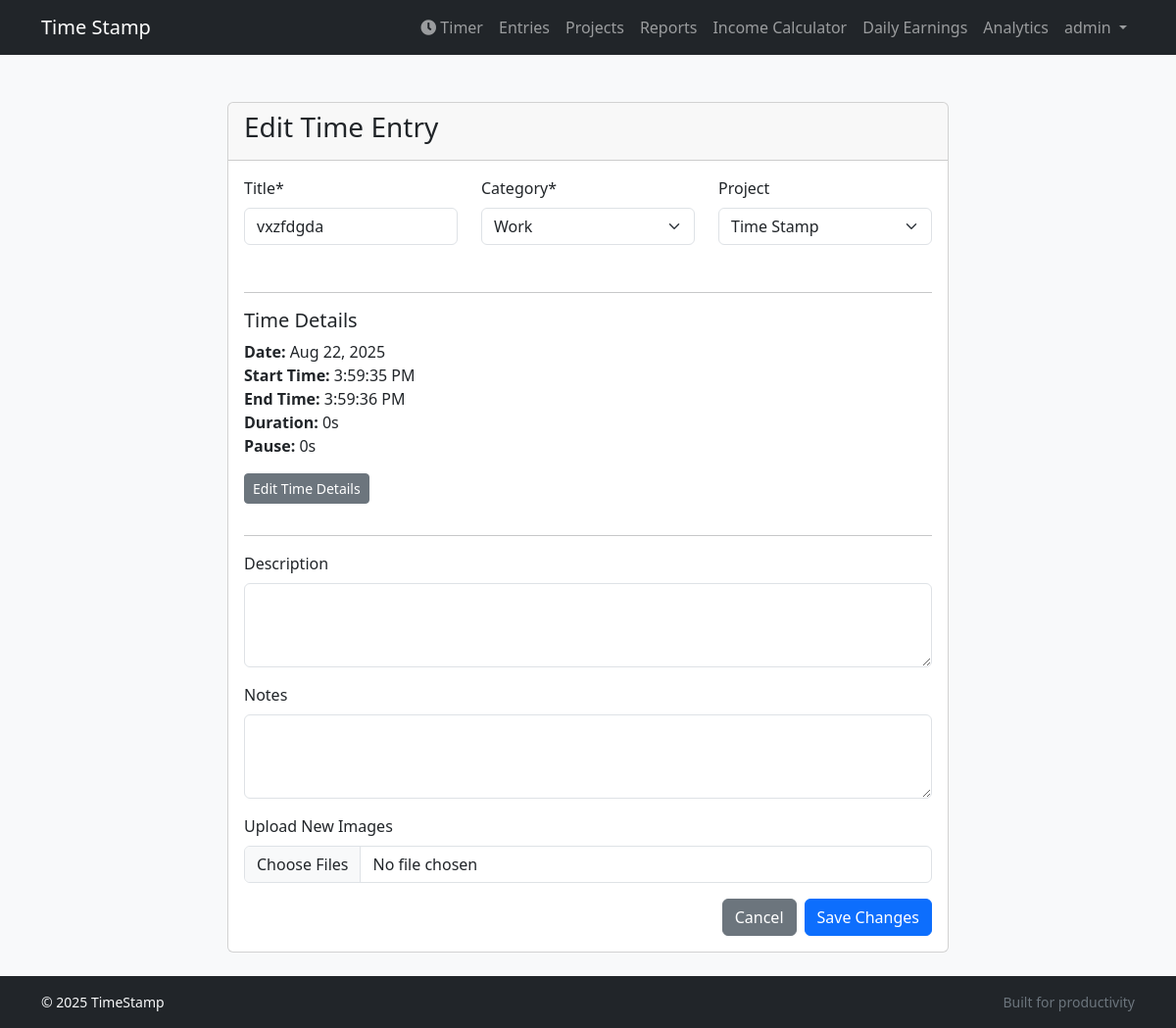
Page /entries/5/update/ (signed in) on the committed database.
### tracker/models.py (models this page shows, shortened)
class TimeEntry(models.Model):
    user = models.ForeignKey(settings.AUTH_USER_MODEL, on_delete=models.CASCADE)
    project = models.ForeignKey(Project, on_delete=models.CASCADE, null=True, blank=True, related_name='time_entries')
    title = models.CharField(max_length=200)
    description = models.TextField(blank=True)
    notes = models.TextField(blank=True)
    start_time = models.DateTimeField()
    end_time = models.DateTimeField(null=True, blank=True)
    is_archived = models.BooleanField(default=False)
    category = models.CharField(max_length=10, choices=CATEGORY_CHOICES, default='work')
    is_paused = models.BooleanField(default=False)
    last_pause_time = models.DateTimeField(null=True, blank=True)
    paused_duration = models.DurationField(default=timedelta(0))
    is_manual = models.BooleanField(default=False)  # Add this field
    was_edited = models.BooleanField(default=False) # Add this line
    class Meta:
        ordering = ['-start_time']
    @property
    def duration(self):
        if self.end_time:
            paused_time = self.paused_duration or timedelta(0)
            return self.end_time - self.start_time - paused_time
        return None

### tracker/views.py (the view, shortened to what this page needs)
# urls.py: path('entries/<int:pk>/update/', views.TimeEntryUpdateView.as_view(), name='entry_update'),
class TimeEntryUpdateView(LoginRequiredMixin, UpdateView):
    model = TimeEntry
    form_class = TimeEntryUpdateForm
    template_name = 'tracker/timeentry_update_form.html' # Use the new update template
    success_url = reverse_lazy('tracker:entry_list')
    def get_object(self, queryset=None):
        return super().get_object(queryset)
    def get_form_kwargs(self):
        kwargs = super().get_form_kwargs()
        kwargs['user'] = self.request.user
        return kwargs
    def get_queryset(self):
        return super().get_queryset().filter(user=self.request.user)

### tracker/models.py (called while the page is built)
    def __str__(self):
        return self.name

### tracker/templatetags/tracker_tags.py (called while the page is built)
@register.filter
def human_duration(duration):
    if not isinstance(duration, timedelta):
        return ""
    total_seconds = int(duration.total_seconds())
    if total_seconds < 0:
        return "0s"
    hours, remainder = divmod(total_seconds, 3600)
    minutes, seconds = divmod(remainder, 60)
    parts = []
    if hours > 0:
        parts.append(f"{hours}h")
    if minutes > 0:
        parts.append(f"{minutes}m")
    if seconds > 0 or not parts: # Always show seconds if it's the only unit
        parts.append(f"{seconds}s")
    return " ".join(parts)

### templates/tracker/timeentry_update_form.html (shortened to what this page needs)
{% extends "base.html" %}
{% load crispy_forms_tags %}
{% load static %}
{% load tracker_tags %}
{% block content %}
<div class="row justify-content-center">
    <div class="col-md-8">
        <div class="card">
            <div class="card-header">
                <h3>Edit Time Entry</h3>
            </div>
            <div class="card-body">
                <form method="post" enctype="multipart/form-data">
                    <div class="row">
                        <div class="col-md-4 mb-3">{{ form.title|as_crispy_field }}</div>
                        <div class="col-md-4 mb-3">{{ form.category|as_crispy_field }}</div>
                        <div class="col-md-4 mb-3">{{ form.project|as_crispy_field }}</div>
                    </div>
                    <hr>
                    <div id="time-details-display">
                        <h5>Time Details</h5>
                        <p>
                            <strong>Date:</strong> {{ object.start_time|date:"M j, Y" }}<br>
                            <strong>Start Time:</strong> {{ object.start_time|date:"g:i:s A" }}<br>
                            <strong>End Time:</strong> {{ object.end_time|date:"g:i:s A" }}<br>
                            <strong>Duration:</strong> {{ object.duration|human_duration }}<br>
                            <strong>Pause:</strong> {{ object.paused_duration|human_duration }}
                        </p>
                        <button type="button" id="edit-time-btn" class="btn btn-secondary btn-sm mb-3">Edit Time Details</button>
                    </div>
                    <hr>
                    <div class="mb-3">{{ form.description|as_crispy_field }}</div>
                    <div class="mb-3">{{ form.notes|as_crispy_field }}</div>
                    <div class="mb-3">
                        <label for="id_images" class="form-label">Upload New Images</label>
                        <input type="file" name="images" class="form-control" multiple id="id_images">
                    </div>
                    <div class="d-flex justify-content-end">
                        <a href="{% url 'tracker:entry_list' %}" class="btn btn-secondary me-2">Cancel</a>
                        <button type="submit" class="btn btn-primary">Save Changes</button>
                    </div>
                </form>
            </div>
        </div>
    </div>
</div>
{% endblock %}

### templates/base.html (shortened to what this page needs)
{% load static %}
<!DOCTYPE html>
<html lang="en" class="h-100">
<head>
    <link href="https://cdn.jsdelivr.net/npm/bootstrap@5.3.2/dist/css/bootstrap.min.css" rel="stylesheet"
>
    <link rel="stylesheet" href="https://cdnjs.cloudflare.com/ajax/libs/font-awesome/5.15.4/css/all.min.css">
    <link rel="stylesheet" href="{% static 'css/style.css' %}">
    <link rel="stylesheet" href="{% static 'css/base.css' %}">
</head>
<body class="d-flex flex-column h-100">
<nav class="navbar navbar-expand-lg navbar-dark bg-dark mb-4">
    <div class="container">
        <a class="navbar-brand me-auto" href="{% url 'tracker:home' %}">Time Stamp</a>
        <div class="collapse navbar-collapse" id="navbarNav">
            <ul class="navbar-nav ms-auto">
                {% if user.is_authenticated %}
                    <li class="nav-item d-none d-lg-block">
                        <a class="nav-link" href="{% url 'tracker:home' %}"><i class="fas fa-clock me-1"></i>Timer</a>
                    </li>
                    <li class="nav-item">
                        <a class="nav-link" href="{% url 'tracker:entry_list' %}">Entries</a>
                    </li>
                    <li class="nav-item">
                        <a class="nav-link" href="{% url 'tracker:project_list' %}">Projects</a>
                    </li>
                    <li class="nav-item">
                        <a class="nav-link" href="{% url 'tracker:reports' %}">Reports</a>
                    </li>
                    <li class="nav-item">
                        <a class="nav-link" href="{% url 'tracker:income_calculator' %}">Income Calculator</a>
                    </li>
                    <li class="nav-item">
                        <a class="nav-link" href="{% url 'tracker:daily_earnings_tracker' %}">Daily Earnings</a>
                    </li>
                    <li class="nav-item">
                        <a class="nav-link" href="{% url 'tracker:analytics' %}">Analytics</a>
                    </li>
                    <li class="nav-item dropdown">
                        <a class="nav-link dropdown-toggle" href="#" id="navbarDropdown" role="button" data-bs-toggle="dropdown" aria-expanded="false">
                            {{ user.username }}
                        </a>
                    </li>
                {% endif %}
            </ul>
        </div>
    </div>
</nav>
<main class="container py-4 flex-grow-1">
    {% block content %}{% endblock %}
</main>
<footer class="bg-dark text-light py-3 mt-auto">
  <div class="container small d-flex flex-column flex-md-row justify-content-between">
      <div>&copy; {% now "Y" %} TimeStamp</div>
      <div>
          <span class="text-secondary">Built for productivity</span>
      </div>
  </div>
</footer>
</body>
</html>

### static/css/style.css (style rules this page uses)
body { background-color: #f8f9fa; }

### rows in the picture
TimeEntry: title "vxzfdgda", category "Work", project "Time Stamp", start_time "Aug 22, 2025", start_time "3:59:35 PM", end_time "3:59:36 PM", duration|human_duration "0s", paused_duration|human_duration "0s"

### other values in the picture
{{ user.username }} "admin"
